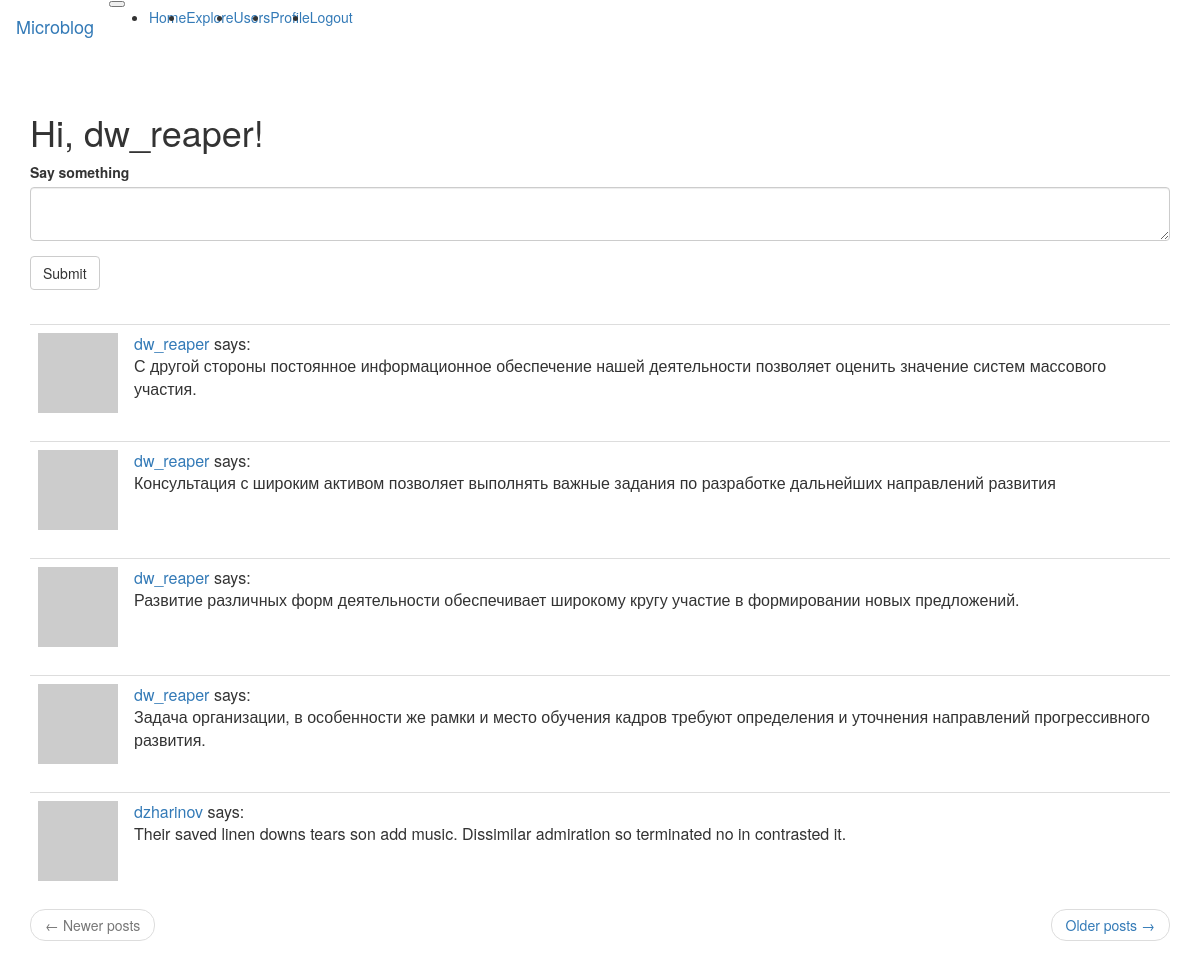
The page /index (signed in) on the database its author committed.
### app/models.py (models this page shows, shortened)
class User(UserMixin, db.Model):
    id = db.Column(db.Integer, primary_key=True)
    username = db.Column(db.String(64), index=True, unique=True)
    email = db.Column(db.String(120), index=True, unique=True)
    password_hash = db.Column(db.String(128))
    posts = db.relationship('Post', backref='author', lazy='dynamic')
    about_me = db.Column(db.String(140))
    last_seen = db.Column(db.DateTime, default=datetime.utcnow)
    followed = db.relationship(
        'User', secondary=followers,
        primaryjoin=(followers.c.follower_id == id),
        secondaryjoin=(followers.c.followed_id == id),
        backref=db.backref('followers', lazy='dynamic'), lazy='dynamic'
    )
    def avatar(self, size):
        digest = md5(self.email.lower().encode('utf-8')).hexdigest()
        return 'https://www.gravatar.com/avatar/{}?d=identicon&s={}'.format(digest, size)
    def followed_posts(self):
        followed = Post.query.join(
            followers, (followers.c.followed_id == Post.user_id)).filter(
                followers.c.follower_id == self.id)
        own = Post.query.filter_by(user_id=self.id)
        return followed.union(own).order_by(Post.timestamp.desc())

class Post(db.Model):
    id = db.Column(db.Integer, primary_key=True)
    body = db.Column(db.String(140))
    timestamp = db.Column(db.DateTime, index=True, default=datetime.utcnow)
    user_id = db.Column(db.Integer, db.ForeignKey('user.id'))

### app/routes.py (the view)
@flask_app.route('/', methods=['GET', 'POST'])
@flask_app.route('/index', methods=['GET', 'POST'])
@login_required
def index():
    title = 'Home Page'
    form = PostForm()
    if form.validate_on_submit():
        post = Post(body=form.post.data, author=current_user)
        db.session.add(post)
        db.session.commit()
        flash('New post was successfully added!')
        return redirect(url_for('index'))
    page = request.args.get('page', 1, type=int)
    posts = current_user.followed_posts().paginate(page, flask_app.config['POSTS_PER_PAGE'], False)
    next_url = url_for('index', page=posts.next_num) \
        if posts.has_next else None
    prev_url = url_for('index', page=posts.prev_num) \
        if posts.has_prev else None
    return render_template('index.html', title=title, form=form, posts=posts.items, next_url=next_url, prev_url=prev_url)

### app/forms.py
class PostForm(FlaskForm):
    post = TextAreaField('Say something', validators=[DataRequired(), Length(min=1, max=140)])
    submit = SubmitField("Submit")

### app/models.py (called while the page is built)
@login.user_loader
def load_user(id):
    return User.query.get(int(id))

### app/routes.py (called while the page is built)
@flask_app.before_request
def before_request():
    if current_user.is_authenticated:
        current_user.last_seen = datetime.utcnow()
        db.session.commit()

### app/templates/index.html (shortened to what this page needs)
{% extends "base.html" %}
{% import 'bootstrap/wtf.html' as wtf %}
{% block app_content %}
    <h1>Hi, {{ current_user.username }}!</h1>
    {% if form %}
    {{ wtf.quick_form(form) }}
        <br>
    {% endif %}
    {% for post in posts %}
        {% include '_post.html' %}
    {% endfor %}
<nav aria-label="...">
    <ul class="pager">
        <li class="previous{% if not prev_url %} disabled{% endif %}">
            <a href="{{ prev_url or '#' }}">
                <span aria-hidden="true">&larr;</span> Newer posts
            </a>
        </li>
        <li class="next{% if not next_url %} disabled{% endif %}">
            <a href="{{ next_url or '#' }}">
                Older posts <span aria-hidden="true">&rarr;</span>
            </a>
        </li>
    </ul>
</nav>
{% endblock %}

### app/templates/_post.html
<table class="table table-hover">
    <tr valign="top">
        <td width="70px">
            <a href="{{ url_for('user', username=post.author.username) }}">
                <img src="{{ post.author.avatar(70) }}">
            </a>
        </td>
        <td>
            <a href="{{ url_for('user', username=post.author.username) }}">
                {{ post.author.username }}
            </a> says:
            <br>
            {{ post.body }}
        </td>
    </tr>
</table>

### rows shown on the page
User: username "dw_reaper"
Post: author.username "dw_reaper", body "С другой стороны постоянное информационное обеспечение нашей деятельности позволяет оценить значение систем массового участия."
Post: author.username "dw_reaper", body "Консультация с широким активом позволяет выполнять важные задания по разработке дальнейших направлений развития"
Post: author.username "dw_reaper", body "Развитие различных форм деятельности обеспечивает широкому кругу участие в формировании новых предложений."
Post: author.username "dw_reaper", body "Задача организации, в особенности же рамки и место обучения кадров требуют определения и уточнения направлений прогрессивного развития."
Post: author.username "dzharinov", body "Their saved linen downs tears son add music. Dissimilar admiration so terminated no in contrasted it."
